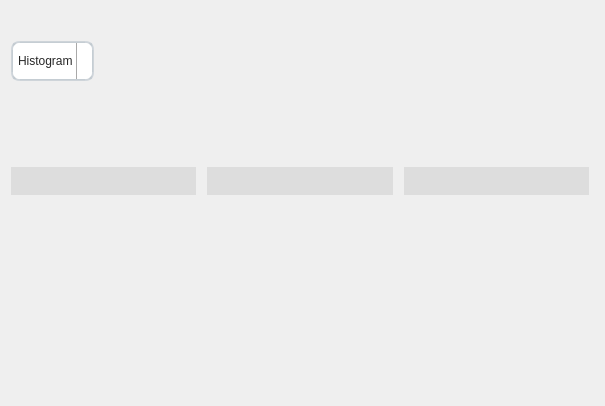
      <widget class="QWidget" name="tab_6">
       <attribute name="title">
        <string>RGB Hist</string>
       </attribute>
       <layout class="QGridLayout" name="gridLayout_55">
        <item row="0" column="0">
         <layout class="QGridLayout" name="gridLayout_54">
          <item row="0" column="0">
           <layout class="QGridLayout" name="gridLayout_36">
            <item row="0" column="0">
             <layout class="QHBoxLayout" name="horizontalLayout_7">
              <item>
               <widget class="QComboBox" name="plotting_typr_combobox">
                <property name="minimumSize">
                 <size>
                  <width>0</width>
                  <height>40</height>
                 </size>
                </property>
                <property name="styleSheet">
                 <string notr="true">QComboBox, QFontComboBox {
    border-width: 2px;
    border-radius: 8px;
    border-style: solid;
    border-top-color: qlineargradient(spread:pad, x1:0.5, y1:1, x2:0.5, y2:0, stop:0 #c1c9cf, stop:1 #d2d8dd);
    border-right-color: qlineargradient(spread:pad, x1:0, y1:0, x2:1, y2:0, stop:0 #c1c9cf, stop:1 #d2d8dd);
    border-bottom-color: qlineargradient(spread:pad, x1:0.5, y1:0, x2:0.5, y2:1, stop:0 #c1c9cf, stop:1 #d2d8dd);
    border-left-color: qlineargradient(spread:pad, x1:1, y1:0, x2:0, y2:0, stop:0 #c1c9cf, stop:1 #d2d8dd);
    background-color: #f4f4f4;
    color: #272727;
    padding-left: 5px;
}
QComboBox:editable, QComboBox:!editable, QComboBox::drop-down:editable, QComboBox:!editable:on, QComboBox::drop-down:editable:on {
    background: rgb(255, 255, 255);
}
QComboBox::drop-down {
    subcontrol-origin: padding;
    subcontrol-position: top right;
    width: 15px;
    color: #272727;
    border-left-width: 1px;
    border-left-color: darkgray;
    border-left-style: solid;
    border-top-right-radius: 3px;
    border-bottom-right-radius: 3px;
}
QComboBox::down-arrow {
    image: url(/usr/share/icons/Adwaita/16x16/actions/go-down-symbolic.symbolic.png); /*Adawaita icon thene*/
}

QComboBox::down-arrow:on {
    top: 1px;
    left: 1px;
}
QComboBox QAbstractItemView {
    border: 1px solid darkgray;
    border-radius: 8px;
    selection-background-color: #dadada;
    selection-color: #272727;
    color: #272727;
    background: white;
}</string>
                </property>
                <item>
                 <property name="text">
                  <string>Histogram</string>
                 </property>
                </item>
                <item>
                 <property name="text">
                  <string>CDF</string>
                 </property>
                </item>
               </widget>
              </item>
             </layout>
            </item>
            <item row="0" column="1">
             <layout class="QVBoxLayout" name="verticalLayout_7">
              <property name="topMargin">
               <number>100</number>
              </property>
              <property name="rightMargin">
               <number>500</number>
              </property>
             </layout>
            </item>
           </layout>
          </item>
          <item row="1" column="0">
           <layout class="QGridLayout" name="gridLayout_52">
            <property name="topMargin">
             <number>50</number>
            </property>
            <property name="bottomMargin">
             <number>200</number>
            </property>
            <item row="0" column="0">
             <widget class="QGroupBox" name="groupBox_7">
              <property name="maximumSize">
               <size>
                <width>16777215</width>
                <height>16777215</height>
               </size>
              </property>
              <property name="styleSheet">
               <string notr="true">QGroupBox {
  width: 65vw;
  height: 90vh;
  background-color:#dddddd;
  border-radius: 15px;
  padding: 5px; /* Adjust padding as needed */
  margin-right: 5px;
}

/* You may need to adjust the sub-controls styles based on your specific requirements */
QGroupBox::title {
  subcontrol-origin: margin;
  subcontrol-position: top center;
  padding: 0 3px;
}

QGroupBox::indicator {
  width: 13px;
  height: 13px;
}


</string>
              </property>
              <property name="title">
               <string/>
              </property>
              <layout class="QVBoxLayout" name="verticalLayout_26">
               <item>
                <widget class="PlotWidget" name="R_Curve" native="true">
                 <property name="sizePolicy">
                  <sizepolicy hsizetype="Expanding" vsizetype="Expanding">
                   <horstretch>0</horstretch>
                   <verstretch>0</verstretch>
                  </sizepolicy>
                 </property>
                </widget>
               </item>
              </layout>
             </widget>
            </item>
            <item row="0" column="1">
             <widget class="QGroupBox" name="groupBox_37">
              <property name="sizePolicy">
               <sizepolicy hsizetype="Expanding" vsizetype="Expanding">
                <horstretch>0</horstretch>
                <verstretch>0</verstretch>
               </sizepolicy>
              </property>
              <property name="maximumSize">
               <size>
                <width>16777215</width>
                <height>16777215</height>
               </size>
              </property>
              <property name="styleSheet">
               <string notr="true">QGroupBox {
  width: 65vw;
  height: 90vh;
  background-color:#dddddd;
  border-radius: 15px;
  padding: 5px; /* Adjust padding as needed */
  margin-right: 5px;
}

/* You may need to adjust the sub-controls styles based on your specific requirements */
QGroupBox::title {
  subcontrol-origin: margin;
  subcontrol-position: top center;
  padding: 0 3px;
}

QGroupBox::indicator {
  width: 13px;
  height: 13px;
}


</string>
              </property>
              <property name="title">
               <string/>
              </property>
              <layout class="QVBoxLayout" name="verticalLayout_32">
               <item>
                <widget class="PlotWidget" name="G_Curve" native="true"/>
               </item>
              </layout>
             </widget>
            </item>
            <item row="0" column="2">
             <widget class="QGroupBox" name="groupBox_38">
              <property name="maximumSize">
               <size>
                <width>16777215</width>
                <height>16777215</height>
               </size>
              </property>
              <property name="styleSheet">
               <string notr="true">QGroupBox {
  width: 65vw;
  height: 90vh;
  background-color:#dddddd;
  border-radius: 15px;
  padding: 5px; /* Adjust padding as needed */
  margin-right: 5px;
}

/* You may need to adjust the sub-controls styles based on your specific requirements */
QGroupBox::title {
  subcontrol-origin: margin;
  subcontrol-position: top center;
  padding: 0 3px;
}

QGroupBox::indicator {
  width: 13px;
  height: 13px;
}


</string>
              </property>
              <property name="title">
               <string/>
              </property>
              <layout class="QVBoxLayout" name="verticalLayout_31">
               <item>
                <widget class="PlotWidget" name="B_Curve" native="true">
                 <property name="sizePolicy">
                  <sizepolicy hsizetype="Expanding" vsizetype="Expanding">
                   <horstretch>0</horstretch>
                   <verstretch>0</verstretch>
                  </sizepolicy>
                 </property>
                </widget>
               </item>
              </layout>
             </widget>
            </item>
           </layout>
          </item>
         </layout>
        </item>
       </layout>
      </widget>
